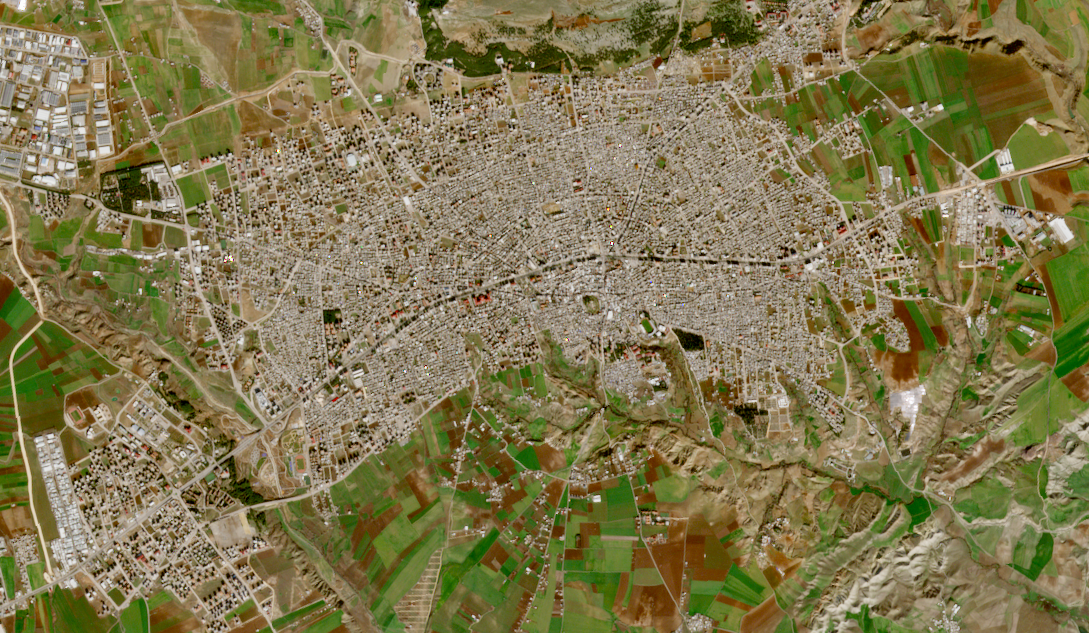
#> input picture Deneme/Image/before.png, 1089 x 633 px
$ python Deneme5.py
#> lines starting #> are read from the running program, lines starting #| are printed output that depends on the picture
from sklearn.cluster import KMeans
import numpy as np
from PIL import Image
import matplotlib.pyplot as plt
from matplotlib.colors import ListedColormap

# Load the image
img = Image.open('../Deneme/Image/before.png')
#> img is the input picture: PIL image 1089x633 RGBA; mean R, G, B, A 128.2, 119.4, 78.2, 255

# Convert the image to RGB mode
img = img.convert('RGB')
#> img: PIL image 1089x633 RGB

# Convert the image to a numpy array
img_array = np.array(img)

# Reshape and resize the image
img_reshaped = img_array.reshape((-1, 3))

# Create a k-Means object
kmeans = KMeans(n_clusters=5, random_state=0)

# Perform the k-Means clustering
labels = kmeans.fit_predict(img_reshaped)

# Count the number of pixels in each class
counts = np.bincount(labels)
#> counts = [172140, 152633, 85820, 170245, 108499]

# Get the RGB color values of the cluster centers
colors = kmeans.cluster_centers_

# Create a color map based on the k-means cluster centroids
color_map = ListedColormap(colors / 255)

# Map each pixel value to the corresponding color
classified_img = color_map(labels.reshape(img_array.shape[:2]))
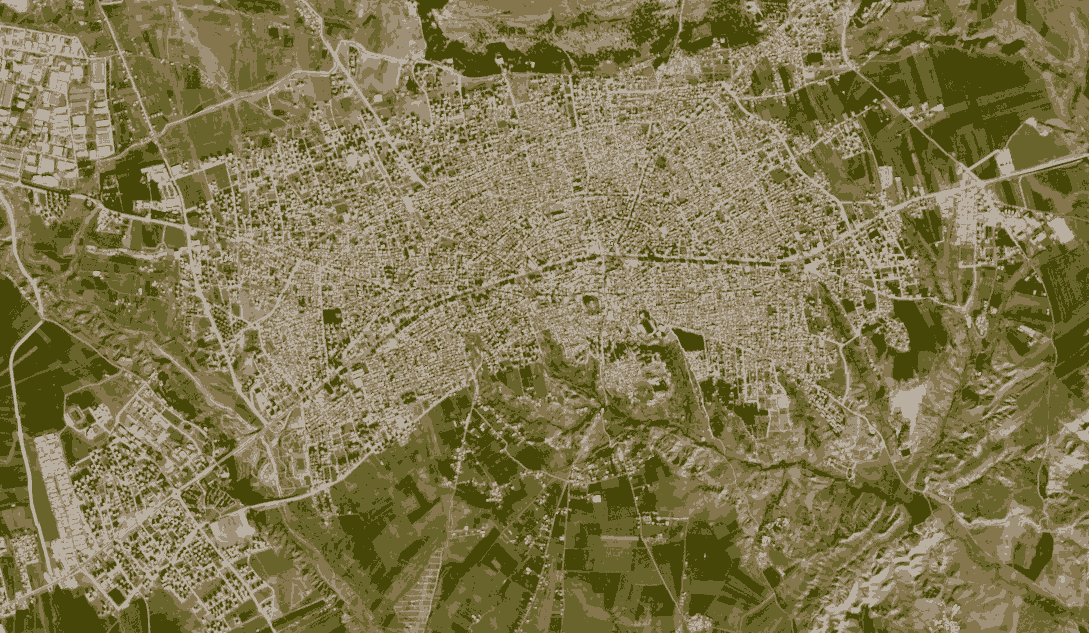
#> classified_img: shape (633, 1089, 4) float64; mean R, G, B, A 0.502, 0.468, 0.306, 1

# Display the original and classified images side by side
fig, axs = plt.subplots(1, 2, figsize=(10, 5))
axs[0].imshow(img)
axs[0].set_title('Original Image')
axs[1].imshow(classified_img)
axs[1].set_title('Classified Image')
axs[1].set_xticks([])
axs[1].set_yticks([])

# Add color legend for the classes
handles = [plt.plot([], [], marker="o", ls="", color=colors[i] / 255)[0] for i in range(len(colors))]
labels = ['Class {} ({:,d} pixels)'.format(i + 1, count) for i, count in enumerate(counts)]
#> labels = ['Class 1 (172,140 pixels)', 'Class 2 (152,633 pixels)', 'Class 3 (85,820 pixels)', 'Class 4 (170,245 pixels)', 'Class 5 (108,499 pixels)']
axs[1].legend(handles, labels, loc='lower center', bbox_to_anchor=(-0.5, -0.6), ncols=2)

plt.show()
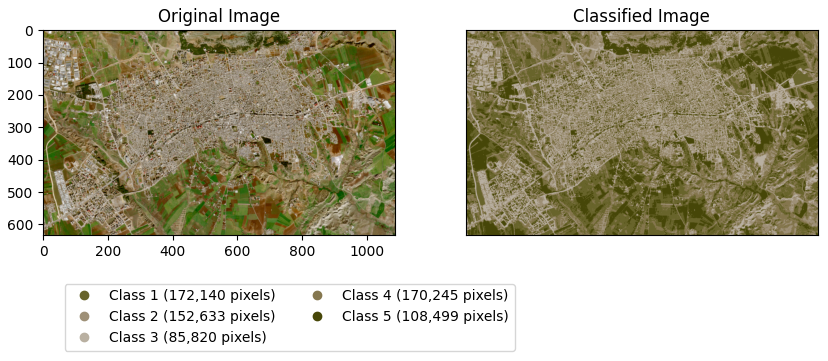
#> figure drawn by matplotlib, 2 panels

# Save the classified image as a PNG
classified_img = Image.fromarray((classified_img * 255).astype(np.uint8))
#> classified_img: PIL image 1089x633 RGBA
classified_img.save('Output/deneme5_siniflandirilmis_before.png', 'PNG')
